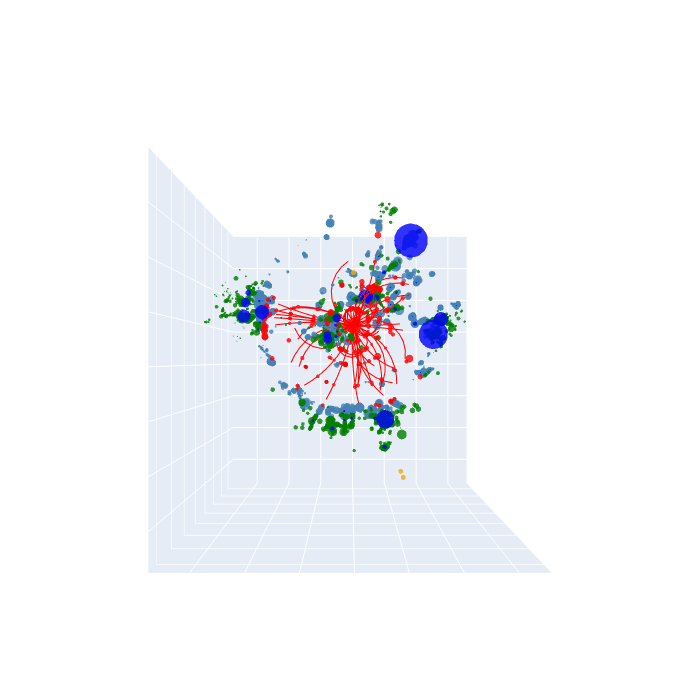

Notebook cell for this chart:
### Code cell
traces = []

# raw hits
for subdetector in [0, 1, 2, 3]:

    trace = go.Scatter3d(
        x=np.clip(df["px"][df["subdetector"] == subdetector], -8000, 8000),
        y=np.clip(df["py"][df["subdetector"] == subdetector], -8000, 8000),
        z=np.clip(df["pz"][df["subdetector"] == subdetector], -8000, 8000),
        mode="markers",
        marker=dict(
            size=np.clip(2 + 2 * np.log(df["plotsize"]), 1, 15),
            color=subdetector_color[subdetector],
            colorscale="Viridis",
            opacity=0.8,
        ),
        name=labels[subdetector],
    )

    traces.append(trace)

# add the tracks
trace = go.Scatter3d(
    x=np.array(track_x),
    y=np.array(track_y),
    z=np.array(track_z),
    mode="lines",
    name="Track",
    line=dict(color="red"),
)
traces.append(trace)

# add the clusters
trace = go.Scatter3d(
    x=cluster_x,
    y=cluster_y,
    z=cluster_z,
    mode="markers",
    marker=dict(
        size=cluster_energy,
        color="blue",
        opacity=0.8,
    ),
    name="ECAL/HCAL clusters",
)
traces.append(trace)

# Customize the axis names
layout = go.Layout(
    scene=dict(
        xaxis=dict(title="", showticklabels=False),
        yaxis=dict(title="", showticklabels=False),
        zaxis=dict(title="", showticklabels=False),
        camera=dict(
            up=dict(x=1, y=0, z=0),  # Sets the orientation of the camera
            center=dict(x=0, y=0, z=0),  # Sets the center point of the plot
            eye=dict(x=0, y=0, z=2.0),  # Sets the position of the camera
        ),
    ),
    legend=dict(x=0.75, y=0.5, font=dict(size=20)),  # https://plotly.com/python/legend/
    showlegend=False,
    width=700,
    height=700,
)

# Create the figure and display the plot
fig = go.Figure(data=traces, layout=layout)

fig.update_traces(
    marker_line_width=0, selector=dict(type="scatter3d")
)  # for plotly to avoid plotting white spots when things overlap
# fig.write_image("pic_tracks_rawcalohits.pdf", width=1000, height=1000, scale=2)

### Figure 1 — Plotly figure (JSON) as saved in the notebook; plotly's stock layout.template omitted (floating-point values rounded to 4 significant figures; data arrays with more than 128 entries replaced by an {"elided": "..."} marker saying what was removed)
{"data": [{"marker": {"color": "steelblue", "colorscale": [[0, "#440154"], [0.1111, "#482878"], [0.2222, "#3e4989"], [0.3333, "#31688e"], [0.4444, "#26828e"], [0.5556, "#1f9e89"], [0.6667, "#35b779"], [0.7778, "#6ece58"], [0.8889, "#b5de2b"], [1, "#fde725"]], "line": {"width": 0}, "opacity": 0.8, "size": {"elided": "10237 float values"}}, "mode": "markers", "name": "Raw ECAL hit", "type": "scatter3d", "x": {"elided": "8071 float values"}, "y": {"elided": "8071 float values"}, "z": {"elided": "8071 float values"}}, {"marker": {"color": "green", "colorscale": [[0, "#440154"], [0.1111, "#482878"], [0.2222, "#3e4989"], [0.3333, "#31688e"], [0.4444, "#26828e"], [0.5556, "#1f9e89"], [0.6667, "#35b779"], [0.7778, "#6ece58"], [0.8889, "#b5de2b"], [1, "#fde725"]], "line": {"width": 0}, "opacity": 0.8, "size": {"elided": "10237 float values"}}, "mode": "markers", "name": "Raw HCAL hit", "type": "scatter3d", "x": {"elided": "1560 float values"}, "y": {"elided": "1560 float values"}, "z": {"elided": "1560 float values"}}, {"marker": {"color": "orange", "colorscale": [[0, "#440154"], [0.1111, "#482878"], [0.2222, "#3e4989"], [0.3333, "#31688e"], [0.4444, "#26828e"], [0.5556, "#1f9e89"], [0.6667, "#35b779"], [0.7778, "#6ece58"], [0.8889, "#b5de2b"], [1, "#fde725"]], "line": {"width": 0}, "opacity": 0.8, "size": {"elided": "10237 float values"}}, "mode": "markers", "name": "Raw Muon chamber hit", "type": "scatter3d", "x": [-4523.0, -4320.0, 749.8], "y": [-1572.0, -1490.0, 16.49], "z": [-3630.0, -3540.0, 4212.0]}, {"marker": {"color": "red", "colorscale": [[0, "#440154"], [0.1111, "#482878"], [0.2222, "#3e4989"], [0.3333, "#31688e"], [0.4444, "#26828e"], [0.5556, "#1f9e89"], [0.6667, "#35b779"], [0.7778, "#6ece58"], [0.8889, "#b5de2b"], [1, "#fde725"]], "line": {"width": 0}, "opacity": 0.8, "size": {"elided": "10237 float values"}}, "mode": "markers", "name": "Raw tracker hit", "type": "scatter3d", "x": {"elided": "603 float values"}, "y": {"elided": "603 float values"}, "z": {"elided": "603 float values"}}, {"line": {"color": "red"}, "marker": {"line": {"width": 0}}, "mode": "lines", "name": "Track", "type": "scatter3d", "x": {"elided": "682 float values"}, "y": {"elided": "682 float values"}, "z": {"elided": "682 float values"}}, {"marker": {"color": "blue", "line": {"width": 0}, "opacity": 0.8, "size": [34.05, 0.1887, 0.2607, 16.54, 4.451, 0.4427, 1.451, 21.11, 1.629, 3.541, 2.034, 0.6393, 0.3839, 1.139, 0.2362, 15.19, 11.06, 2.375, 6.599, 1.627, 1.172, 0.3829, 3.535, 1.32, 0.752, 0.1918, 0.438, 0.6235, 4.395, 1.905, 0.6432, 0.1613, 0.3508, 0.3631, 6.881, 0.4924, 0.4288, 2.425, 1.13, 0.5716, 1.352, 0.5592, 1.929, 1.069, 3.052, 1.365, 0.1443, 2.639, 0.5971, 0.9615, 0.8328, 0.7753, 0.7029, 0.1271, 4.654, 1.038, 1.076, 0.7039, 0.2267, 2.644, 0.1955, 0.4159, 39.41, 0.1739, 0.1402, 0.5265, 1.591, 0.2291, 0.6714, 0.1926, 0.3057, 0.8248, 0.7698, 2.012, 0.6869, 0.2709, 0.8066, 0.0981, 0.306, 4.903, 0.7865, 4.066, 9.716, 10.23, 5.042, 2.355, 0.2511, 4.024, 1.397, 4.871, 1.064, 0.8202, 1.603, 0.8821, 3.212, 1.23, 16.41, 1.944, 1.463, 2.85, 2.596, 8.996, 1.419, 16.83, 10.6]}, "mode": "markers", "name": "ECAL/HCAL clusters", "type": "scatter3d", "x": [-114.2, 62.37, 223.4, 368.6, 640.3, 708.8, 963.0, -2571.0, 1283.0, -2516.0, 461.6, -1822.0, -2201.0, -1113.0, -1647.0, 198.6, 518.9, 99.99, 748.8, 2555.0, 312.2, -1482.0, -370.1, -133.4, 234.7, 979.6, 97.16, -446.5, 367.8, 555.8, 1031.0, 1404.0, -1560.0, -1182.0, 973.3, 977.3, 1781.0, -2325.0, -1226.0, -2174.0, -72.98, 357.5, 665.1, -2085.0, -2391.0, -2193.0, 422.7, -133.2, -927.1, -621.0, 553.4, -15.89, -268.4, -71.8, 997.5, 1351.0, 1550.0, -2009.0, -2202.0, 550.8, 1833.0, -1887.0, 1818.0, -967.6, -366.0, 300.7, -2193.0, 1820.0, 19.72, 763.4, 2185.0, 1159.0, -2327.0, 87.79, 910.7, 355.8, -2291.0, -980.6, -1514.0, -2535.0, 472.7, -2536.0, -32.83, -458.5, -3491.0, 204.0, 316.3, -385.2, 682.7, 180.9, 388.8, 339.7, 732.1, -201.1, -124.2, -130.1, 292.2, 249.7, -2209.0, -2374.0, -260.5, -353.8, 917.5, 977.2, 963.1], "y": [-2346.0, 717.7, -979.1, -2668.0, -1256.0, 330.6, 66.36, -925.7, -1766.0, 38.0, 2443.0, 1423.0, -510.5, -1952.0, 1504.0, 2671.0, 2616.0, 2191.0, 2537.0, -629.9, -2247.0, 1159.0, 385.7, 638.2, 305.5, -1698.0, -530.4, 128.3, -50.35, -903.5, 74.73, -300.5, -845.6, -1219.0, -709.0, -1604.0, -1255.0, 244.7, -1906.0, -177.4, -2192.0, 2185.0, 2162.0, -874.5, 1003.0, 59.19, -2161.0, 2310.0, 1996.0, 2190.0, 2185.0, 2244.0, 1070.0, 1165.0, -645.0, -531.3, -1621.0, -1116.0, -343.9, 2280.0, -1234.0, 1120.0, -1280.0, 352.4, 834.4, 754.7, -495.0, 1242.0, 685.5, 439.2, 534.3, -892.2, 612.1, 2384.0, 2030.0, 2238.0, 631.9, 349.8, 1752.0, 511.9, -433.9, -629.8, 350.6, 525.1, -959.6, -721.3, 2169.0, 591.2, -786.9, -1811.0, -1730.0, -313.9, -1104.0, 406.5, 392.2, 378.9, 2218.0, 2190.0, 259.6, 222.6, 357.1, 558.4, -431.6, -374.5, -404.2], "z": [-2465.0, -2323.0, -2332.0, -3105.0, -2702.0, -2388.0, -2397.0, -2154.0, -1621.0, -1857.0, -1396.0, -900.0, -710.7, -59.33, 84.3, 554.5, 654.7, 723.9, 728.2, 1393.0, 2145.0, 2360.0, 2402.0, 2375.0, 2663.0, 2359.0, 2353.0, 2348.0, 2795.0, 2486.0, 2397.0, 2348.0, -2334.0, -2320.0, -2673.0, -2342.0, -2015.0, -1928.0, -1798.0, -1259.0, -852.8, -632.5, -490.7, -203.6, 273.5, 355.4, 349.6, 679.1, 667.2, 725.5, 831.1, 927.0, 2334.0, 2322.0, 2489.0, 2388.0, -2198.0, 22.35, 499.7, 677.4, 914.6, 1195.0, 1788.0, 2329.0, 2353.0, 2345.0, -1400.0, -194.3, 2346.0, 2344.0, 1815.0, 2367.0, -189.4, -179.9, 895.6, 317.3, -2403.0, 2368.0, 82.64, 647.5, -2682.0, -2023.0, 3257.0, 3275.0, -2966.0, -2334.0, 931.1, 2376.0, 2372.0, -2370.0, -2347.0, 2337.0, -2370.0, 2339.0, 2373.0, 2377.0, 659.6, 613.6, 227.1, 221.4, 2361.0, 2733.0, -2355.0, -2404.0, -2564.0]}], "layout": {"height": 700, "legend": {"font": {"size": 20}, "x": 0.75, "y": 0.5}, "scene": {"camera": {"center": {"x": 0, "y": 0, "z": 0}, "eye": {"x": 0, "y": 0, "z": 2}, "up": {"x": 1, "y": 0, "z": 0}}, "xaxis": {"showticklabels": false, "title": {"text": ""}}, "yaxis": {"showticklabels": false, "title": {"text": ""}}, "zaxis": {"showticklabels": false, "title": {"text": ""}}}, "showlegend": false, "width": 700}}
